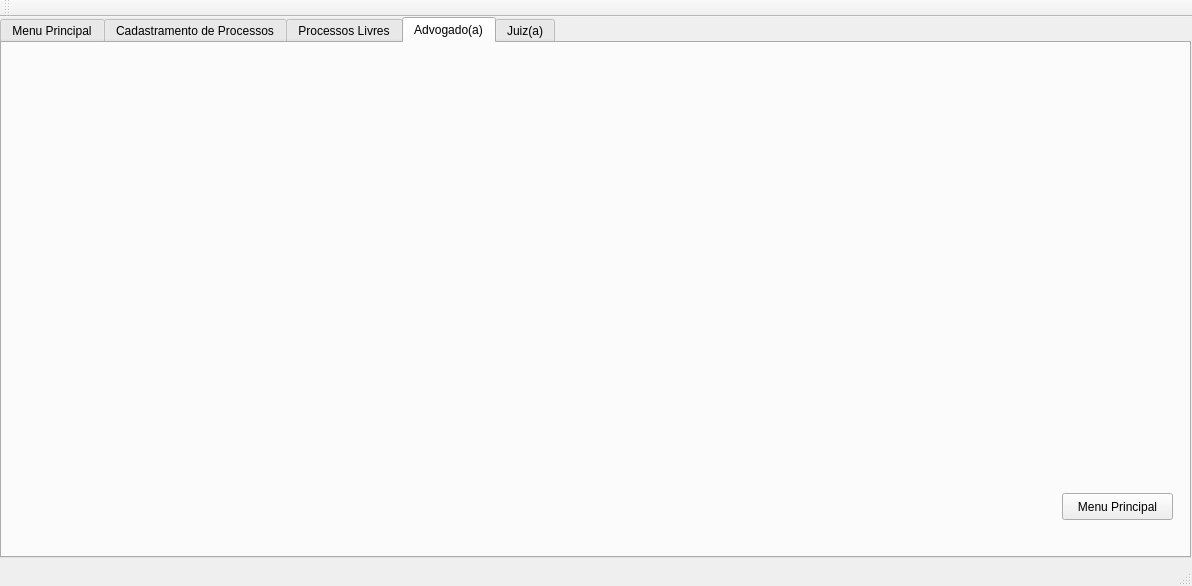
<?xml version="1.0" encoding="UTF-8"?>
<ui version="4.0">
 <class>MainWindow</class>
 <widget class="QMainWindow" name="MainWindow">
  <property name="geometry">
   <rect>
    <x>0</x>
    <y>0</y>
    <width>1192</width>
    <height>586</height>
   </rect>
  </property>
  <property name="windowTitle">
   <string>MainWindow</string>
  </property>
  <widget class="QWidget" name="centralWidget">
   <widget class="QTabWidget" name="tabWidget">
    <property name="geometry">
     <rect>
      <x>0</x>
      <y>0</y>
      <width>1191</width>
      <height>541</height>
     </rect>
    </property>
    <property name="currentIndex">
     <number>3</number>
    </property>
    <widget class="QWidget" name="tab">
     <attribute name="title">
      <string>Menu Principal</string>
     </attribute>
     <widget class="QPushButton" name="pushButton">
      <property name="geometry">
       <rect>
        <x>190</x>
        <y>340</y>
        <width>111</width>
        <height>41</height>
       </rect>
      </property>
      <property name="text">
       <string>Juiz (a)</string>
      </property>
     </widget>
     <widget class="QPushButton" name="pushButton_2">
      <property name="geometry">
       <rect>
        <x>190</x>
        <y>260</y>
        <width>111</width>
        <height>51</height>
       </rect>
      </property>
      <property name="text">
       <string>Advogado (a)</string>
      </property>
     </widget>
     <widget class="QPushButton" name="pushButton_3">
      <property name="geometry">
       <rect>
        <x>160</x>
        <y>160</y>
        <width>171</width>
        <height>71</height>
       </rect>
      </property>
      <property name="text">
       <string>Processos Livres</string>
      </property>
     </widget>
     <widget class="QLabel" name="label">
      <property name="geometry">
       <rect>
        <x>-10</x>
        <y>0</y>
        <width>1211</width>
        <height>511</height>
       </rect>
      </property>
      <property name="text">
       <string/>
      </property>
      <property name="pixmap">
       <pixmap>../../../Downloads/Direito-Cibernetico-blog.jpg</pixmap>
      </property>
      <property name="scaledContents">
       <bool>true</bool>
      </property>
     </widget>
     <widget class="QPushButton" name="pushButton_4">
      <property name="geometry">
       <rect>
        <x>130</x>
        <y>60</y>
        <width>241</width>
        <height>71</height>
       </rect>
      </property>
      <property name="text">
       <string>Cadastramento de Processos</string>
      </property>
     </widget>
     <zorder>label</zorder>
     <zorder>pushButton</zorder>
     <zorder>pushButton_2</zorder>
     <zorder>pushButton_3</zorder>
     <zorder>pushButton_4</zorder>
    </widget>
    <widget class="QWidget" name="tab_2">
     <attribute name="title">
      <string>Cadastramento de Processos</string>
     </attribute>
     <widget class="QLabel" name="label_2">
      <property name="geometry">
       <rect>
        <x>6</x>
        <y>-2</y>
        <width>1181</width>
        <height>571</height>
       </rect>
      </property>
      <property name="text">
       <string/>
      </property>
      <property name="pixmap">
       <pixmap>../../../Downloads/Design sem nome (7).jpg</pixmap>
      </property>
      <property name="scaledContents">
       <bool>true</bool>
      </property>
     </widget>
     <widget class="QPushButton" name="pushButton_5">
      <property name="geometry">
       <rect>
        <x>1060</x>
        <y>450</y>
        <width>111</width>
        <height>27</height>
       </rect>
      </property>
      <property name="text">
       <string>Menu Principal</string>
      </property>
     </widget>
    </widget>
    <widget class="QWidget" name="tab_3">
     <attribute name="title">
      <string>Processos Livres</string>
     </attribute>
     <widget class="QLabel" name="label_3">
      <property name="geometry">
       <rect>
        <x>0</x>
        <y>0</y>
        <width>1171</width>
        <height>551</height>
       </rect>
      </property>
      <property name="text">
       <string/>
      </property>
      <property name="pixmap">
       <pixmap>../../../Downloads/Design sem nome (1).jpg</pixmap>
      </property>
      <property name="scaledContents">
       <bool>true</bool>
      </property>
     </widget>
     <widget class="QPushButton" name="pushButton_6">
      <property name="geometry">
       <rect>
        <x>1060</x>
        <y>450</y>
        <width>111</width>
        <height>27</height>
       </rect>
      </property>
      <property name="text">
       <string>Menu Principal</string>
      </property>
     </widget>
    </widget>
    <widget class="QWidget" name="tab_4">
     <attribute name="title">
      <string>Advogado(a)</string>
     </attribute>
     <widget class="QLabel" name="label_4">
      <property name="geometry">
       <rect>
        <x>6</x>
        <y>-2</y>
        <width>1181</width>
        <height>641</height>
       </rect>
      </property>
      <property name="text">
       <string/>
      </property>
      <property name="pixmap">
       <pixmap>../../../Downloads/Design sem nome (6).jpg</pixmap>
      </property>
      <property name="scaledContents">
       <bool>true</bool>
      </property>
     </widget>
     <widget class="QPushButton" name="pushButton_7">
      <property name="geometry">
       <rect>
        <x>1060</x>
        <y>450</y>
        <width>111</width>
        <height>27</height>
       </rect>
      </property>
      <property name="text">
       <string>Menu Principal</string>
      </property>
     </widget>
    </widget>
    <widget class="QWidget" name="tab_5">
     <attribute name="title">
      <string>Juiz(a)</string>
     </attribute>
     <widget class="QLabel" name="label_5">
      <property name="geometry">
       <rect>
        <x>6</x>
        <y>0</y>
        <width>1181</width>
        <height>521</height>
       </rect>
      </property>
      <property name="text">
       <string/>
      </property>
      <property name="pixmap">
       <pixmap>../../../Downloads/Design sem nome (5).jpg</pixmap>
      </property>
      <property name="scaledContents">
       <bool>true</bool>
      </property>
     </widget>
     <widget class="QPushButton" name="pushButton_8">
      <property name="geometry">
       <rect>
        <x>1060</x>
        <y>440</y>
        <width>111</width>
        <height>27</height>
       </rect>
      </property>
      <property name="text">
       <string>Menu Principal</string>
      </property>
     </widget>
    </widget>
   </widget>
  </widget>
  <widget class="QMenuBar" name="menuBar">
   <property name="geometry">
    <rect>
     <x>0</x>
     <y>0</y>
     <width>1192</width>
     <height>24</height>
    </rect>
   </property>
  </widget>
  <widget class="QToolBar" name="mainToolBar">
   <attribute name="toolBarArea">
    <enum>TopToolBarArea</enum>
   </attribute>
   <attribute name="toolBarBreak">
    <bool>false</bool>
   </attribute>
  </widget>
  <widget class="QStatusBar" name="statusBar"/>
 </widget>
 <layoutdefault spacing="6" margin="11"/>
 <resources/>
 <connections/>
</ui>
